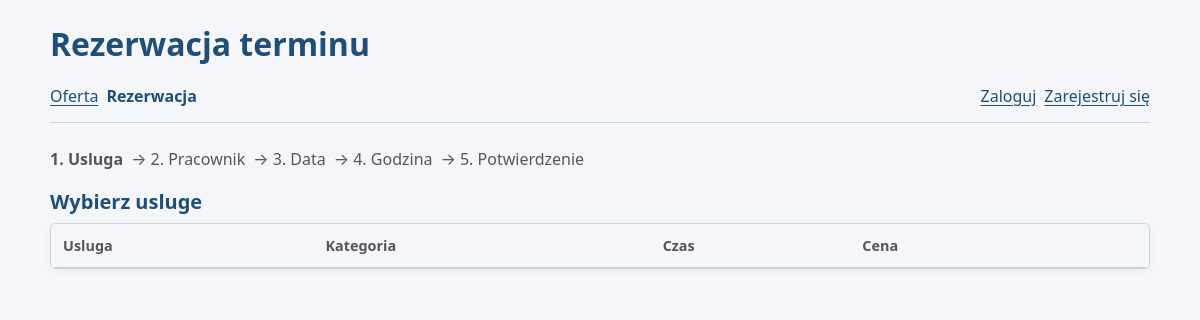
/rezerwacja.php, run on an earlier commit of the app's database.
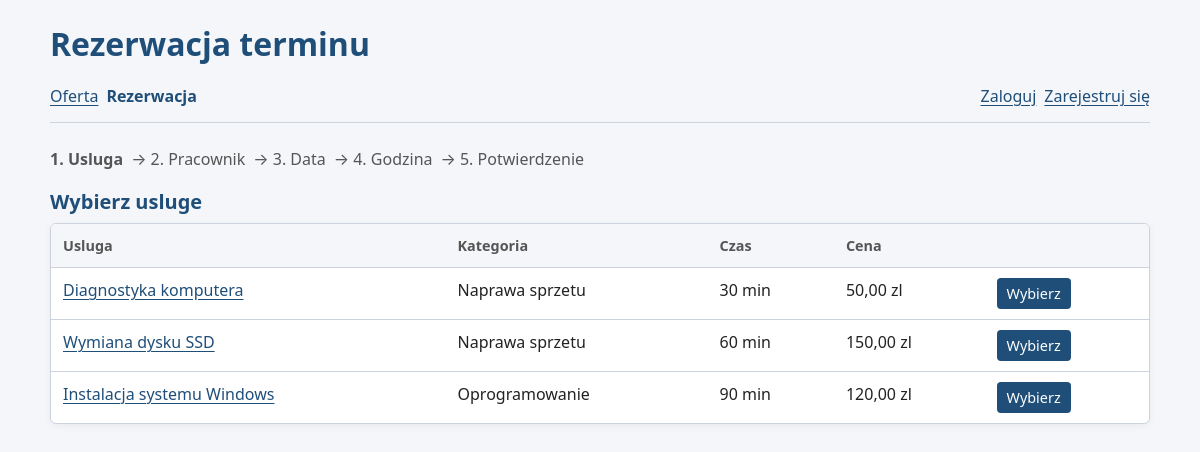
And on a later commit of the database.
### tables this page shows
CREATE TABLE uslugi (
    id INT AUTO_INCREMENT PRIMARY KEY,
    kategoria_id INT NOT NULL,
    nazwa VARCHAR(100) NOT NULL,
    opis TEXT,
    czas_trwania INT NOT NULL,
    cena DECIMAL(8,2) NOT NULL,
    aktywna TINYINT(1) NOT NULL DEFAULT 1,
    FOREIGN KEY (kategoria_id) REFERENCES kategorie_uslug(id) ON DELETE RESTRICT,
    CHECK (czas_trwania > 0),
    CHECK (cena >= 0)
);

CREATE TABLE kategorie_uslug (
    id INT AUTO_INCREMENT PRIMARY KEY,
    nazwa VARCHAR(100) NOT NULL,
    opis TEXT
);

### includes/auth.php (called while the page is built, shortened)
<?php
function zalogowany(): bool
{
    return isset($_SESSION['user_id'])
        && is_int($_SESSION['user_id'])
        && $_SESSION['user_id'] > 0;
}

### includes/terminy.php (called while the page is built, shortened)
<?php
function aktywnaUsluga(PDO $pdo, int $id): ?array
{
    $stmt = $pdo->prepare(
        'SELECT u.id, u.nazwa, u.opis, u.czas_trwania, u.cena, k.nazwa AS kategoria
         FROM uslugi u
         JOIN kategorie_uslug k ON k.id = u.kategoria_id
         WHERE u.id = ? AND u.aktywna = 1'
    );
    $stmt->execute([$id]);
    return $stmt->fetch() ?: null;
}

### public/rezerwacja.php (the view, shortened to what this page needs)
<?php
require __DIR__ . '/../includes/wspolne.php';
require __DIR__ . '/../includes/terminy.php';
$usluga = aktywnaUsluga($pdo, liczba($_GET['usluga'] ?? ''));
$pracownikId = liczba($_GET['pracownik'] ?? '');
$pracownik = null;
$data = $pracownik && is_string($_GET['data'] ?? null) ? poprawnaData($_GET['data']) : null;
$wolne = $data ? wolneTerminy($pdo, $pracownikId, $data, (int) $usluga['czas_trwania']) : [];
$godzina = $data && in_array($_GET['godzina'] ?? null, $wolne, true) ? $_GET['godzina'] : null;
$krok = match (true) {
    !$usluga => 1,
    !$pracownik => 2,
    !$data => 3,
    !$godzina => 4,
    default => 5,
};
naglowekStrony('Rezerwacja terminu', menuGlowne());
?>
<ol class="kroki">
    <?php foreach ([1 => 'Usluga', 2 => 'Pracownik', 3 => 'Data', 4 => 'Godzina', 5 => 'Potwierdzenie'] as $nr => $nazwa): ?>
        <li<?= $nr === $krok ? ' class="aktywny"' : '' ?>><?= $nr ?>. <?= $nazwa ?></li>
    <?php endforeach; ?>
</ol>
<?php if ($krok === 1): ?>
    <h2>Wybierz usluge</h2>
    <?php $uslugi = $pdo->query(
        'SELECT u.id, u.nazwa, u.czas_trwania, u.cena, k.nazwa AS kategoria
         FROM uslugi u JOIN kategorie_uslug k ON k.id = u.kategoria_id
         WHERE u.aktywna = 1 ORDER BY k.nazwa, u.nazwa'
    )->fetchAll(); ?>
    <div class="tabela">
        <table>
            <tr><th>Usluga</th><th>Kategoria</th><th>Czas</th><th>Cena</th><th></th></tr>
            <?php foreach ($uslugi as $u): ?>
                <tr>
                    <td><a href="usluga.php?id=<?= (int) $u['id'] ?>"><?= e($u['nazwa']) ?></a></td>
                    <td><?= e($u['kategoria']) ?></td>
                    <td><?= (int) $u['czas_trwania'] ?> min</td>
                    <td><?= cena($u['cena']) ?></td>
                    <td><a class="przycisk" href="rezerwacja.php?usluga=<?= (int) $u['id'] ?>">Wybierz</a></td>
                </tr>
            <?php endforeach; ?>
        </table>
    </div>
<?php endif; ?>
<?php
stopkaStrony();

### includes/wspolne.php (shortened to what this page needs)
<?php
require_once __DIR__ . '/auth.php';
if (!function_exists('e')) {
    function e(?string $wartosc): string
    {
        return htmlspecialchars($wartosc ?? '', ENT_QUOTES | ENT_SUBSTITUTE, 'UTF-8');
    }
}
function liczba(mixed $wartosc): int
{
    return is_string($wartosc) && ctype_digit($wartosc) ? (int) $wartosc : 0;
}
function cena(string|float $cena): string
{
    return number_format((float) $cena, 2, ',', ' ') . ' zl';
}
function naglowekStrony(string $tytul, array $linki): void
{
    $biezaca = basename($_SERVER['SCRIPT_NAME']);
    ?>
<!DOCTYPE html>
<html lang="pl">
<head>
    <link rel="stylesheet" href="../css/style.css">
</head>
<body class="panel">
    <h1><?= e($tytul) ?></h1>
    <nav>
        <?php foreach ($linki as $plik => $nazwa): ?>
            <a href="<?= e($plik) ?>"<?= $plik === $biezaca ? ' aria-current="page"' : '' ?>><?= e($nazwa) ?></a>
        <?php endforeach; ?>
        <?php if (zalogowany()): ?>
            <a href="profil.php">Moje konto</a>
            <a href="wyloguj.php">Wyloguj</a>
        <?php else: ?>
            <a href="logowanie.php">Zaloguj</a>
            <a href="rejestracja.php">Zarejestruj się</a>
        <?php endif; ?>
    </nav>
    <main>
    <?php
}
function stopkaStrony(): void
{
    ?>
    </main>
</body>
</html>
    <?php
}

### css/style.css (style rules this page uses)
:root { color-scheme: light; --kolor-glowny: #1f4e79; --kolor-glowny-hover: #173b5d; --kolor-tlo: #f4f6f9; --kolor-powierzchni: #fff; --kolor-tekst: #222; --kolor-tekst-pomocniczy: #555; --kolor-ramka: #ccd3dc; --kolor-blad: #b3261e; --kolor-blad-hover: #8c1d17; --kolor-blad-tlo: #fdecea; --kolor-sukces: #1e7b34; --kolor-sukces-tlo: #e8f5ec; --kolor-ostrzezenie: #e0b44a; --kolor-ostrzezenie-tlo: #fff6e0; --kolor-info-tlo: #e7eef7; --szerokosc-tresci: 800px; --szerokosc-formularza: 420px; --odstep-xs: 4px; --odstep-sm: 8px; --odstep-md: 12px; --odstep-lg: 16px; --odstep-xl: 24px; --odstep-xxl: 32px; --promien: 6px; --promien-maly: 4px; --cien: 0 2px 8px rgb(0 0 0 / 5%); --przejscie: 0.2s ease; }
*, *::before, *::after { box-sizing: border-box; }
html { -webkit-text-size-adjust: 100%; text-size-adjust: 100%; }
body { margin: 0; padding: 0 var(--odstep-lg) var(--odstep-xxl); font-family: system-ui, -apple-system, "Segoe UI", Roboto, Arial, Helvetica, sans-serif; font-size: 16px; line-height: 1.6; color: var(--kolor-tekst); background: var(--kolor-tlo); }
h1, h2 { color: var(--kolor-glowny); }
h1 { max-width: var(--szerokosc-tresci); margin: var(--odstep-xl) auto var(--odstep-sm); font-size: clamp(1.5rem, 4vw, 2rem); line-height: 1.25; }
h2 { margin: 0 0 var(--odstep-sm); font-size: 1.25rem; line-height: 1.35; }
nav { display: flex; flex-wrap: wrap; align-items: center; gap: var(--odstep-sm); max-width: var(--szerokosc-tresci); margin: 0 auto var(--odstep-xl); padding: var(--odstep-md) 0; border-bottom: 1px solid var(--kolor-ramka); }
a { color: var(--kolor-glowny); text-underline-offset: 3px; transition: color var(--przejscie); }
form, .kategoria, .karta, .tabela, .licznik { background: var(--kolor-powierzchni); border: 1px solid var(--kolor-ramka); border-radius: var(--promien); box-shadow: var(--cien); }
body.admin, body.panel { --szerokosc-tresci: 1100px; }
.admin main, .panel main { max-width: var(--szerokosc-tresci); margin: 0 auto; }
.admin nav a[aria-current="page"], .panel nav a[aria-current="page"] { font-weight: 700; text-decoration: none; }
.tabela { overflow-x: auto; margin-bottom: var(--odstep-xl); }
table { width: 100%; border-collapse: collapse; }
th, td { padding: 10px var(--odstep-md); text-align: left; vertical-align: top; border-bottom: 1px solid var(--kolor-ramka); }
th { font-size: 0.9rem; color: var(--kolor-tekst-pomocniczy); background: var(--kolor-tlo); white-space: nowrap; }
tr:last-child td { border-bottom: none; }
button.maly, a.przycisk { display: inline-block; width: auto; min-height: 0; margin: 0; padding: var(--odstep-xs) 10px; font-size: 0.9rem; }
a.przycisk { color: #fff; text-decoration: none; background: var(--kolor-glowny); border-radius: var(--promien-maly); }
.filtr-kategorii a[aria-current="page"], .kroki .aktywny { font-weight: 700; text-decoration: none; }
.kroki { display: flex; flex-wrap: wrap; gap: var(--odstep-sm); margin: 0 0 var(--odstep-lg); padding: 0; list-style: none; color: var(--kolor-tekst-pomocniczy); }
.kroki li + li::before { content: "\2192 "; }

What changed in the data, as far as the page shows it:
added uslugi: nazwa "Diagnostyka komputera", kategoria.nazwa "Naprawa sprzetu", czas_trwania "30", cena "50,00 zl"
added uslugi: nazwa "Wymiana dysku SSD", kategoria.nazwa "Naprawa sprzetu", czas_trwania "60", cena "150,00 zl"
added uslugi: nazwa "Instalacja systemu Windows", kategoria.nazwa "Oprogramowanie", czas_trwania "90", cena "120,00 zl"
